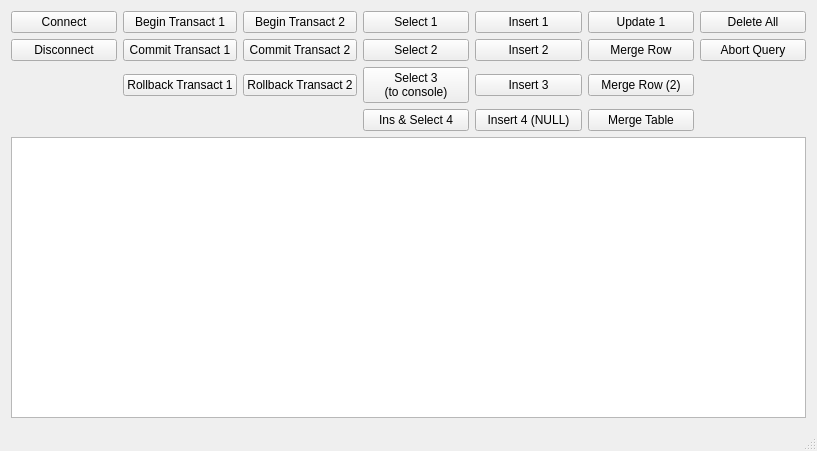
<?xml version="1.0" encoding="UTF-8"?>
<ui version="4.0">
 <class>MainWindow</class>
 <widget class="QMainWindow" name="MainWindow">
  <property name="geometry">
   <rect>
    <x>0</x>
    <y>0</y>
    <width>817</width>
    <height>451</height>
   </rect>
  </property>
  <property name="windowTitle">
   <string>MS SQL Demo</string>
  </property>
  <widget class="QWidget" name="centralWidget">
   <layout class="QVBoxLayout" name="verticalLayout">
    <item>
     <layout class="QGridLayout" name="gridLayout">
      <item row="0" column="5">
       <widget class="QPushButton" name="btnUpdate1">
        <property name="text">
         <string>Update 1</string>
        </property>
       </widget>
      </item>
      <item row="1" column="1">
       <widget class="QPushButton" name="btnCommitTransact1">
        <property name="text">
         <string>Commit Transact 1</string>
        </property>
       </widget>
      </item>
      <item row="1" column="2">
       <widget class="QPushButton" name="btnCommitTransact2">
        <property name="text">
         <string>Commit Transact 2</string>
        </property>
       </widget>
      </item>
      <item row="0" column="1">
       <widget class="QPushButton" name="btnBeginTransact1">
        <property name="text">
         <string>Begin Transact 1</string>
        </property>
       </widget>
      </item>
      <item row="0" column="2">
       <widget class="QPushButton" name="btnBeginTransact2">
        <property name="text">
         <string>Begin Transact 2</string>
        </property>
       </widget>
      </item>
      <item row="0" column="0">
       <widget class="QPushButton" name="btnConnect">
        <property name="sizePolicy">
         <sizepolicy hsizetype="Preferred" vsizetype="Preferred">
          <horstretch>0</horstretch>
          <verstretch>0</verstretch>
         </sizepolicy>
        </property>
        <property name="text">
         <string>Connect</string>
        </property>
       </widget>
      </item>
      <item row="2" column="3">
       <widget class="QPushButton" name="btnSelect3">
        <property name="text">
         <string>Select 3
(to console)</string>
        </property>
       </widget>
      </item>
      <item row="0" column="4">
       <widget class="QPushButton" name="btnInsert1">
        <property name="text">
         <string>Insert 1</string>
        </property>
       </widget>
      </item>
      <item row="1" column="3">
       <widget class="QPushButton" name="btnSelect2">
        <property name="text">
         <string>Select 2</string>
        </property>
       </widget>
      </item>
      <item row="1" column="0">
       <widget class="QPushButton" name="btnDisconnect">
        <property name="sizePolicy">
         <sizepolicy hsizetype="Preferred" vsizetype="Preferred">
          <horstretch>0</horstretch>
          <verstretch>0</verstretch>
         </sizepolicy>
        </property>
        <property name="text">
         <string>Disconnect</string>
        </property>
       </widget>
      </item>
      <item row="1" column="6">
       <widget class="QPushButton" name="btnAbortQuery">
        <property name="text">
         <string>Abort Query</string>
        </property>
       </widget>
      </item>
      <item row="1" column="5">
       <widget class="QPushButton" name="btnUpdate2">
        <property name="text">
         <string>Merge Row</string>
        </property>
       </widget>
      </item>
      <item row="1" column="4">
       <widget class="QPushButton" name="btnInsert2">
        <property name="text">
         <string>Insert 2</string>
        </property>
       </widget>
      </item>
      <item row="2" column="4">
       <widget class="QPushButton" name="btnInsert3">
        <property name="text">
         <string>Insert 3</string>
        </property>
       </widget>
      </item>
      <item row="0" column="6">
       <widget class="QPushButton" name="btnDeleteAll">
        <property name="text">
         <string>Delete All</string>
        </property>
       </widget>
      </item>
      <item row="2" column="1">
       <widget class="QPushButton" name="btnRollbackTransact1">
        <property name="text">
         <string>Rollback Transact 1</string>
        </property>
       </widget>
      </item>
      <item row="2" column="2">
       <widget class="QPushButton" name="btnRollbackTransact2">
        <property name="text">
         <string>Rollback Transact 2</string>
        </property>
       </widget>
      </item>
      <item row="0" column="3">
       <widget class="QPushButton" name="btnSelect1">
        <property name="text">
         <string>Select 1</string>
        </property>
       </widget>
      </item>
      <item row="3" column="3">
       <widget class="QPushButton" name="btnInsAndSelect4">
        <property name="text">
         <string>Ins &amp;&amp; Select 4</string>
        </property>
       </widget>
      </item>
      <item row="3" column="4">
       <widget class="QPushButton" name="btnInsert4">
        <property name="text">
         <string>Insert 4 (NULL)</string>
        </property>
       </widget>
      </item>
      <item row="3" column="5">
       <widget class="QPushButton" name="btnUpdate4">
        <property name="text">
         <string>Merge Table</string>
        </property>
       </widget>
      </item>
      <item row="2" column="5">
       <widget class="QPushButton" name="btnUpdate3">
        <property name="text">
         <string>Merge Row (2)</string>
        </property>
       </widget>
      </item>
     </layout>
    </item>
    <item>
     <widget class="QTableView" name="tableView">
      <property name="sizePolicy">
       <sizepolicy hsizetype="Expanding" vsizetype="Expanding">
        <horstretch>0</horstretch>
        <verstretch>0</verstretch>
       </sizepolicy>
      </property>
     </widget>
    </item>
   </layout>
  </widget>
  <widget class="QMenuBar" name="menuBar">
   <property name="geometry">
    <rect>
     <x>0</x>
     <y>0</y>
     <width>817</width>
     <height>23</height>
    </rect>
   </property>
  </widget>
  <widget class="QStatusBar" name="statusBar"/>
 </widget>
 <layoutdefault spacing="6" margin="11"/>
 <resources/>
 <connections/>
</ui>
